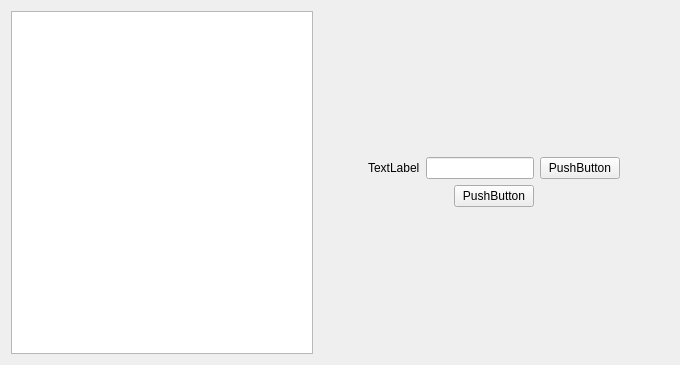
<?xml version="1.0" encoding="UTF-8"?>
<ui version="4.0">
 <class>OConrolForm</class>
 <widget class="QWidget" name="OConrolForm">
  <property name="geometry">
   <rect>
    <x>0</x>
    <y>0</y>
    <width>680</width>
    <height>365</height>
   </rect>
  </property>
  <property name="windowTitle">
   <string>Form</string>
  </property>
  <layout class="QHBoxLayout" name="horizontalLayout_3">
   <item>
    <widget class="QListWidget" name="listWidget"/>
   </item>
   <item>
    <widget class="QWidget" name="widget" native="true">
     <layout class="QVBoxLayout" name="verticalLayout_2">
      <item>
       <layout class="QVBoxLayout" name="verticalLayout">
        <item>
         <layout class="QHBoxLayout" name="horizontalLayout">
          <item>
           <spacer name="horizontalSpacer">
            <property name="orientation">
             <enum>Qt::Horizontal</enum>
            </property>
            <property name="sizeHint" stdset="0">
             <size>
              <width>40</width>
              <height>20</height>
             </size>
            </property>
           </spacer>
          </item>
          <item>
           <widget class="QLabel" name="label">
            <property name="text">
             <string>TextLabel</string>
            </property>
           </widget>
          </item>
          <item>
           <widget class="QLineEdit" name="lineEdit"/>
          </item>
          <item>
           <widget class="QPushButton" name="pushButton">
            <property name="text">
             <string>PushButton</string>
            </property>
           </widget>
          </item>
          <item>
           <spacer name="horizontalSpacer_3">
            <property name="orientation">
             <enum>Qt::Horizontal</enum>
            </property>
            <property name="sizeHint" stdset="0">
             <size>
              <width>40</width>
              <height>20</height>
             </size>
            </property>
           </spacer>
          </item>
         </layout>
        </item>
        <item>
         <layout class="QHBoxLayout" name="horizontalLayout_2">
          <item>
           <spacer name="horizontalSpacer_4">
            <property name="orientation">
             <enum>Qt::Horizontal</enum>
            </property>
            <property name="sizeHint" stdset="0">
             <size>
              <width>40</width>
              <height>20</height>
             </size>
            </property>
           </spacer>
          </item>
          <item>
           <widget class="QPushButton" name="pushButton_2">
            <property name="text">
             <string>PushButton</string>
            </property>
           </widget>
          </item>
          <item>
           <spacer name="horizontalSpacer_5">
            <property name="orientation">
             <enum>Qt::Horizontal</enum>
            </property>
            <property name="sizeHint" stdset="0">
             <size>
              <width>40</width>
              <height>20</height>
             </size>
            </property>
           </spacer>
          </item>
         </layout>
        </item>
       </layout>
      </item>
     </layout>
    </widget>
   </item>
  </layout>
 </widget>
 <resources/>
 <connections/>
</ui>
